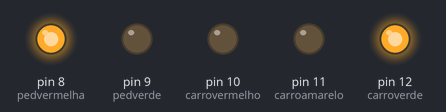
Bench run of a sketch on a simulated Arduino Uno, built with avr-gcc and run on an emulated ATmega328P. Shown: output pins drawn as LEDs (lit = HIGH).

Above: at 0.1 s.
At 5.1 s:
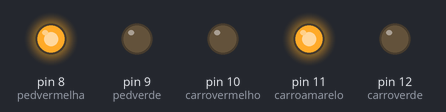
At 17.02 s:
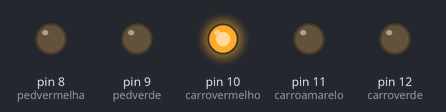
At 28.8 s:
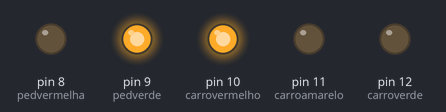
At 39.47 s:
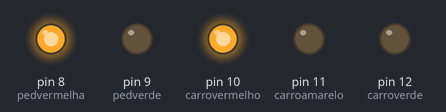
Timing chart, 0 to 40.0 s (numbered marks = the images above):
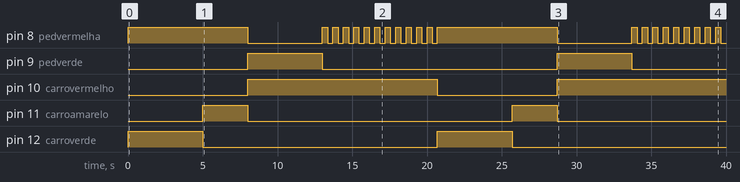

Measured:
- by itself, pin 9 (pedverde): alternates HIGH for 5.0 s and LOW for 15.7 s
- by itself, pin 10 (carrovermelho): LOW → HIGH at 8.0 s, → LOW 12.7 s later, → HIGH 8.0 s later
- by itself, pin 11 (carroamarelo): alternates HIGH for 3.0 s and LOW for 17.7 s
- by itself, pin 12 (carroverde): HIGH → LOW at 5.0 s, → HIGH 15.7 s later, → LOW 5.0 s later
- by itself, pin 8 (pedvermelha): goes LOW 5.0 s, 11 × (HIGH 0.35 s, LOW 0.35 s), HIGH 8.0 s, LOW 5.0 s, 8 × (HIGH 0.35 s, LOW 0.35 s), HIGH 0.35 s, then LOW

The sketch:

farol.ino
```cpp
/*
    projeto desenvolvido em sala de aula:

    fazer um farol usando estrutura de repetição for

    autor: Bruna Landim
    data:22/01/2021

*/


int pedverde = 9;
int pedvermelha = 8;
int carroverde = 12;
int carroamarelo = 11;
int carrovermelho = 10;

void setup()
{
    pinMode(pedverde,OUTPUT);
    pinMode(pedvermelha,OUTPUT);
    pinMode(carroverde,OUTPUT);
    pinMode(carroamarelo,OUTPUT);
    pinMode(carrovermelho,OUTPUT);

    digitalWrite(carroverde,HIGH);
    digitalWrite(carroamarelo,LOW);
    digitalWrite(carrovermelho,LOW);

    digitalWrite(pedverde,LOW);
    digitalWrite(pedvermelha,HIGH);
}

void loop()
{
    digitalWrite(carroverde,HIGH);
    digitalWrite(pedvermelha,HIGH);
    delay(5000);
    digitalWrite(carroverde,LOW);
    digitalWrite(carroamarelo,HIGH);
    delay(3000);
    digitalWrite(carroamarelo,LOW);
    digitalWrite(carrovermelho,HIGH);
    digitalWrite(pedvermelha,LOW);
    digitalWrite(pedverde,HIGH);
    delay(5000);
    digitalWrite(pedverde,LOW);

    for(int x = 0; x <= 10; x++)
    {
        digitalWrite(pedvermelha,HIGH);
        delay(350);
        digitalWrite(pedvermelha,LOW);
        delay(350);
    }

        digitalWrite(carrovermelho,LOW);
}
```
